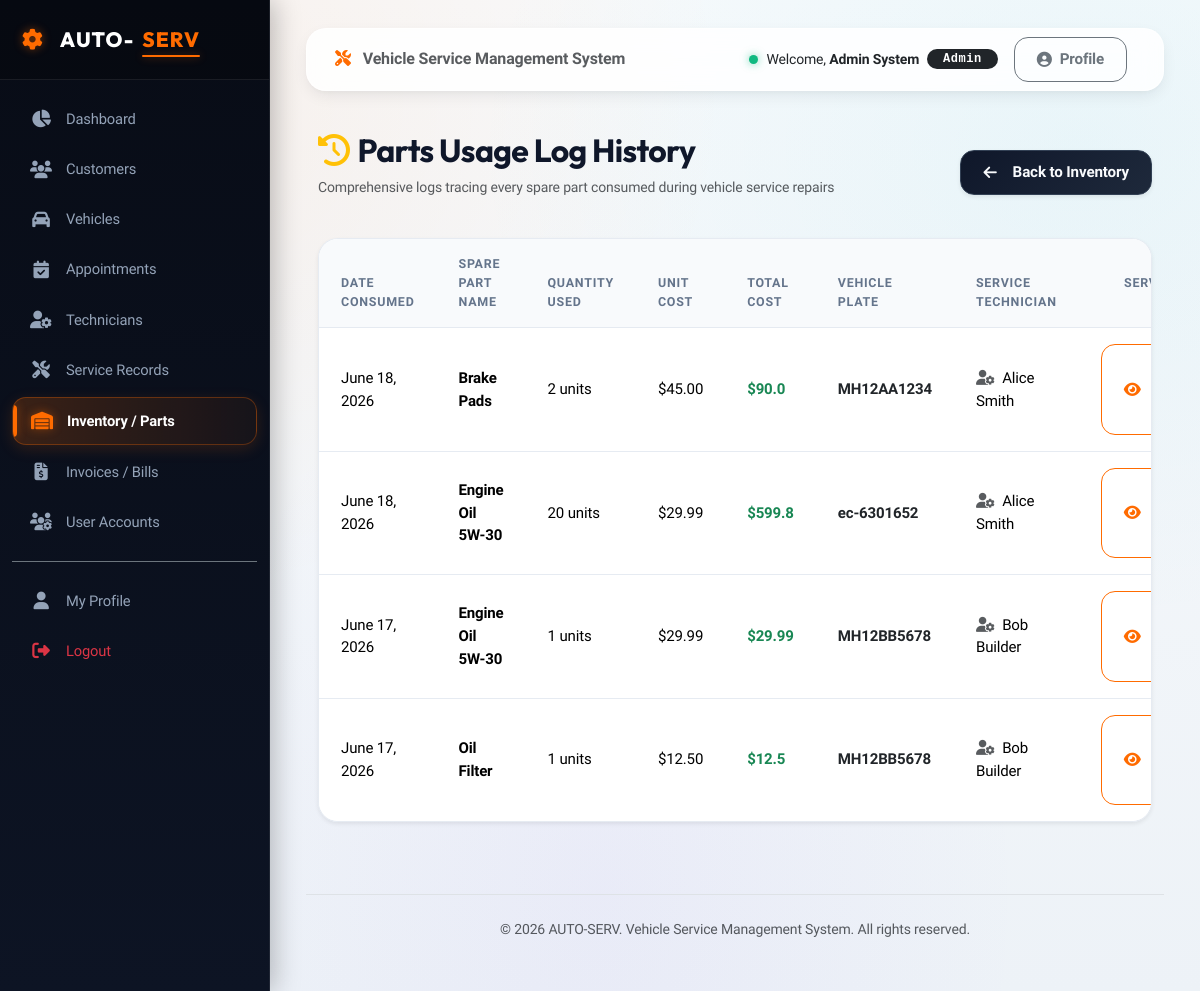
Before: /inventory/usage-history/ (signed in) with the older database file.
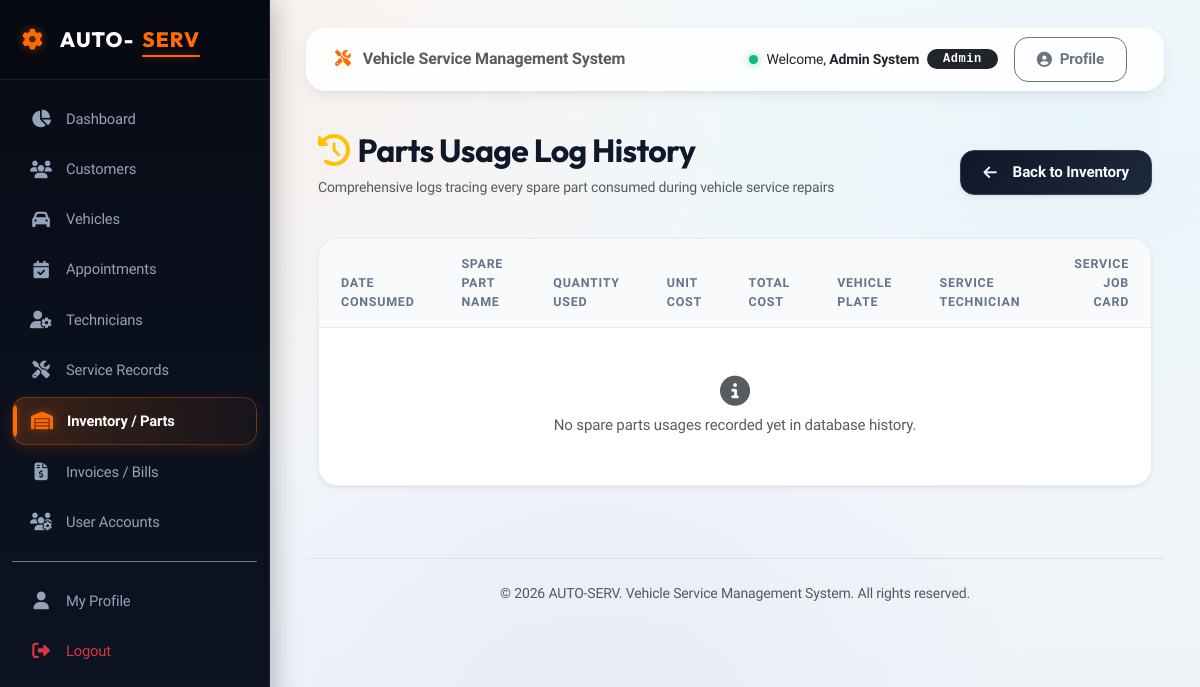
After: the same page with the newer database file.
### accounts/models.py (models this page shows, shortened)
class User(AbstractUser):
    ROLE_CHOICES = (
        ('admin', 'Admin'),
        ('customer', 'Customer'),
        ('technician', 'Technician'),
        ('service_advisor', 'Service Advisor'),
    )
    role = models.CharField(max_length=20, choices=ROLE_CHOICES, default='customer')
    phone = models.CharField(max_length=15, blank=True, null=True)
    address = models.TextField(blank=True, null=True)

### services/models.py (models this page shows, shortened)
class PartsUsage(models.Model):
    service_record = models.ForeignKey(ServiceRecord, on_delete=models.CASCADE, related_name='parts_used')
    spare_part = models.ForeignKey('inventory.SparePart', on_delete=models.CASCADE, related_name='usages')
    quantity_used = models.PositiveIntegerField()

class ServiceRecord(models.Model):
    STATUS_CHOICES = (
        ('pending', 'Pending'),
        ('ongoing', 'Ongoing'),
        ('completed', 'Completed'),
    )
    vehicle = models.ForeignKey(Vehicle, on_delete=models.CASCADE, related_name='service_records')
    technician = models.ForeignKey(Technician, on_delete=models.CASCADE, related_name='service_records')
    service_date = models.DateField()
    description = models.TextField()
    status = models.CharField(max_length=20, choices=STATUS_CHOICES, default='pending')

### inventory/models.py (models this page shows, shortened)
class SparePart(models.Model):
    part_name = models.CharField(max_length=100)
    quantity = models.PositiveIntegerField(default=0, help_text="Stock quantity available")
    price = models.DecimalField(max_digits=10, decimal_places=2, help_text="Price per unit")
    supplier = models.CharField(max_length=100, blank=True, null=True)

### vehicles/models.py (models this page shows, shortened)
class Vehicle(models.Model):
    FUEL_CHOICES = (
        ('petrol', 'Petrol'),
        ('diesel', 'Diesel'),
        ('electric', 'Electric'),
        ('hybrid', 'Hybrid'),
        ('cng', 'CNG'),
    )
    customer = models.ForeignKey(Customer, on_delete=models.CASCADE, related_name='vehicles')
    vehicle_number = models.CharField(max_length=20, unique=True)
    brand = models.CharField(max_length=50)
    model = models.CharField(max_length=50)
    year = models.PositiveIntegerField()
    fuel_type = models.CharField(max_length=20, choices=FUEL_CHOICES, default='petrol')

### technicians/models.py (models this page shows, shortened)
class Technician(models.Model):
    user = models.OneToOneField(settings.AUTH_USER_MODEL, on_delete=models.CASCADE, null=True, blank=True, related_name='technician')
    name = models.CharField(max_length=100)
    specialization = models.CharField(max_length=100)
    phone = models.CharField(max_length=15)
    experience = models.PositiveIntegerField(help_text="Years of experience")

### accounts/decorators.py (the view)
        def _wrapped_view(request, *args, **kwargs):
            if request.user.is_authenticated:
                allowed_roles = list(roles)
                if 'admin' in allowed_roles and 'service_advisor' not in allowed_roles:
                    allowed_roles.append('service_advisor')
                if request.user.role in allowed_roles or request.user.is_superuser:
                    return view_func(request, *args, **kwargs)
            raise PermissionDenied

### inventory/views.py (called while the page is built)
@login_required
@role_required('admin')
def parts_usage_history(request):
    usages = PartsUsage.objects.all().order_by('-service_record__service_date')
    return render(request, 'inventory/parts_usage_history.html', {'usages': usages})

### services/templatetags/custom_filters.py (called while the page is built)
@register.filter
def multiply(value, arg):
    try:
        return float(value) * float(arg)
    except (ValueError, TypeError):
        return 0.0

### templates/inventory/parts_usage_history.html (shortened to what this page needs)
{% extends 'base.html' %}
{% load custom_filters %}
{% block content %}
<div class="d-flex justify-content-between align-items-center mb-4">
    <div>
        <h2 class="fw-bold"><i class="fa-solid fa-clock-rotate-left text-warning me-2"></i>Parts Usage Log History</h2>
        <p class="text-muted small">Comprehensive logs tracing every spare part consumed during vehicle service repairs</p>
    </div>
    <a href="{% url 'inventory:part_list' %}" class="btn btn-secondary shadow-sm">
        <i class="fa-solid fa-arrow-left me-2"></i>Back to Inventory
    </a>
</div>
<div class="custom-table-card shadow-sm">
    <div class="table-responsive">
        <table class="table custom-table mb-0 align-middle">
            <thead>
                <tr>
                    <th>Date Consumed</th>
                    <th>Spare Part Name</th>
                    <th>Quantity Used</th>
                    <th>Unit Cost</th>
                    <th>Total Cost</th>
                    <th>Vehicle Plate</th>
                    <th>Service Technician</th>
                    <th class="text-end">Service Job Card</th>
                </tr>
            </thead>
            <tbody>
                {% for usage in usages %}
                <tr>
                    <td>{{ usage.service_record.service_date }}</td>
                    <td class="fw-semibold">{{ usage.spare_part.part_name }}</td>
                    <td>{{ usage.quantity_used }} units</td>
                    <td>${{ usage.spare_part.price }}</td>
                    <td class="fw-bold text-success">${{ usage.spare_part.price|multiply:usage.quantity_used }}</td>
                    <td class="fw-bold text-dark">{{ usage.service_record.vehicle.vehicle_number }}</td>
                    <td><i class="fa-solid fa-user-gear me-1 text-muted"></i> {{ usage.service_record.technician.name }}</td>
                    <td class="text-end">
                        <a href="{% url 'services:service_detail' usage.service_record.id %}" class="btn btn-sm btn-outline-primary">
                            <i class="fa-solid fa-eye me-1"></i>View Job #{{ usage.service_record.id }}
                        </a>
                    </td>
                </tr>
                {% empty %}
                <tr>
                    <td colspan="8" class="text-center py-5 text-muted">
                        <i class="fa-solid fa-circle-info fa-2x mb-2"></i>
                        <p class="mb-0">No spare parts usages recorded yet in database history.</p>
                    </td>
                </tr>
                {% endfor %}
            </tbody>
        </table>
    </div>
</div>
{% endblock %}

### templates/base.html (shortened to what this page needs)
{% load static %}
<!DOCTYPE html>
<html lang="en">
<head>
    <link href="https://cdn.jsdelivr.net/npm/bootstrap@5.3.2/dist/css/bootstrap.min.css" rel="stylesheet">
    <link rel="stylesheet" href="https://cdnjs.cloudflare.com/ajax/libs/font-awesome/6.4.2/css/all.min.css">
    <link rel="stylesheet" href="{% static 'css/style.css' %}">
</head>
<body>
    <div class="app-wrapper">
        {% if user.is_authenticated %}
        <nav id="sidebar" class="no-print">
            <div class="sidebar-header">
                <a href="/" class="sidebar-brand">
                    <i class="fa-solid fa-gear me-2 brand-gear"></i>AUTO-<span class="brand-highlight">SERV</span>
                </a>
            </div>
            <div class="sidebar-nav">
                {% if user.role == 'admin' or user.role == 'service_advisor' or user.is_superuser %}
                <a href="{% url 'dashboard:index' %}" class="nav-link {% if request.resolver_match.app_name == 'dashboard' %}active{% endif %}">
                    <i class="fa-solid fa-chart-pie"></i> Dashboard
                </a>
                <a href="{% url 'customers:customer_list' %}" class="nav-link {% if request.resolver_match.app_name == 'customers' %}active{% endif %}">
                    <i class="fa-solid fa-users"></i> Customers
                </a>
                <a href="{% url 'vehicles:vehicle_list' %}" class="nav-link {% if request.resolver_match.app_name == 'vehicles' %}active{% endif %}">
                    <i class="fa-solid fa-car"></i> Vehicles
                </a>
                <a href="{% url 'appointment:appointment_list' %}" class="nav-link {% if request.resolver_match.app_name == 'appointment' %}active{% endif %}">
                    <i class="fa-solid fa-calendar-check"></i> Appointments
                </a>
                <a href="{% url 'technicians:technician_list' %}" class="nav-link {% if request.resolver_match.app_name == 'technicians' %}active{% endif %}">
                    <i class="fa-solid fa-user-gear"></i> Technicians
                </a>
                <a href="{% url 'services:service_list' %}" class="nav-link {% if request.resolver_match.app_name == 'services' %}active{% endif %}">
                    <i class="fa-solid fa-screwdriver-wrench"></i> Service Records
                </a>
                <a href="{% url 'inventory:part_list' %}" class="nav-link {% if request.resolver_match.app_name == 'inventory' %}active{% endif %}">
                    <i class="fa-solid fa-warehouse"></i> Inventory / Parts
                </a>
                <a href="{% url 'billing:invoice_list' %}" class="nav-link {% if request.resolver_match.app_name == 'billing' %}active{% endif %}">
                    <i class="fa-solid fa-file-invoice-dollar"></i> Invoices / Bills
                </a>
                <a href="{% url 'accounts:user_list' %}" class="nav-link {% if request.resolver_match.url_name == 'user_list' %}active{% endif %}">
                    <i class="fa-solid fa-users-gear"></i> User Accounts
                </a>
                {% endif %}
                <div class="border-top border-secondary my-3"></div>
                <a href="{% url 'accounts:profile' %}" class="nav-link {% if request.resolver_match.url_name == 'profile' %}active{% endif %}">
                    <i class="fa-solid fa-user"></i> My Profile
                </a>
                <a href="{% url 'accounts:logout' %}" class="nav-link text-danger">
                    <i class="fa-solid fa-right-from-bracket"></i> Logout
                </a>
            </div>
        </nav>
        {% endif %}
        <div id="content">
            {% include 'navbar.html' %}
            <div class="container-fluid py-4 fade-in">
                {% block content %}
                {% endblock %}
            </div>
            {% include 'footer.html' %}
        </div>
    </div>
</body>
</html>

### templates/navbar.html (shortened to what this page needs)
<nav class="navbar navbar-expand-lg main-navbar py-2 px-3 mb-3 no-print">
    <div class="container-fluid">
        {% if not user.is_authenticated %}
        <a class="navbar-brand text-dark fw-bold d-flex align-items-center" href="/">
            <i class="fa-solid fa-gear me-2 brand-gear fs-4"></i>AUTO-<span style="color:var(--primary-color);">SERV</span>
        </a>
        {% else %}
        <span class="navbar-brand text-muted fs-6 d-none d-md-inline fw-semibold">
            <i class="fa-solid fa-screwdriver-wrench me-2" style="color:var(--primary-color);"></i> Vehicle Service Management System
        </span>
        {% endif %}
        <div class="ms-auto d-flex align-items-center">
            {% if user.is_authenticated %}
            <div class="text-dark me-3 d-none d-sm-flex align-items-center">
                <span class="status-dot dot-active me-2"></span>
                <span class="small me-2">Welcome, <strong class="text-dark">{{ user.first_name|default:user.username }} {{ user.last_name }}</strong></span>
                <span class="badge bg-dark rounded-pill px-3 py-1 font-monospace" style="letter-spacing: 0.5px;">{{ user.get_role_display }}</span>
            </div>
            <a href="{% url 'accounts:profile' %}" class="btn btn-sm btn-outline-secondary me-2">
                <i class="fa-solid fa-user-circle"></i> Profile
            </a>
            {% endif %}
        </div>
    </div>
</nav>

### templates/footer.html
<footer class="text-center py-4 mt-5 border-top text-muted no-print">
    <div class="container">
        <p class="mb-0 small">&copy; 2026 AUTO-SERV. Vehicle Service Management System. All rights reserved.</p>
    </div>
</footer>

Changed rows visible on the page:
removed PartsUsage: service_record.service_date "June 18, 2026", spare_part.part_name "Brake Pads", quantity_used "2", spare_part.price "45.00", spare_part.price|multiply "90.0", service_record.vehicle.vehicle_number "MH12AA1234", service_record.technician.name "Alice Smith"
removed PartsUsage: service_record.service_date "June 18, 2026", spare_part.part_name "Engine Oil 5W-30", quantity_used "20", spare_part.price "29.99", spare_part.price|multiply "599.8", service_record.vehicle.vehicle_number "ec-6301652", service_record.technician.name "Alice Smith"
removed PartsUsage: service_record.service_date "June 17, 2026", spare_part.part_name "Engine Oil 5W-30", quantity_used "1", spare_part.price "29.99", spare_part.price|multiply "29.99", service_record.vehicle.vehicle_number "MH12BB5678", service_record.technician.name "Bob Builder"
removed PartsUsage: service_record.service_date "June 17, 2026", spare_part.part_name "Oil Filter", quantity_used "1", spare_part.price "12.50", spare_part.price|multiply "12.5", service_record.vehicle.vehicle_number "MH12BB5678", service_record.technician.name "Bob Builder"
Other visible differences:
text now shown: "No spare parts usages recorded yet in database history."
